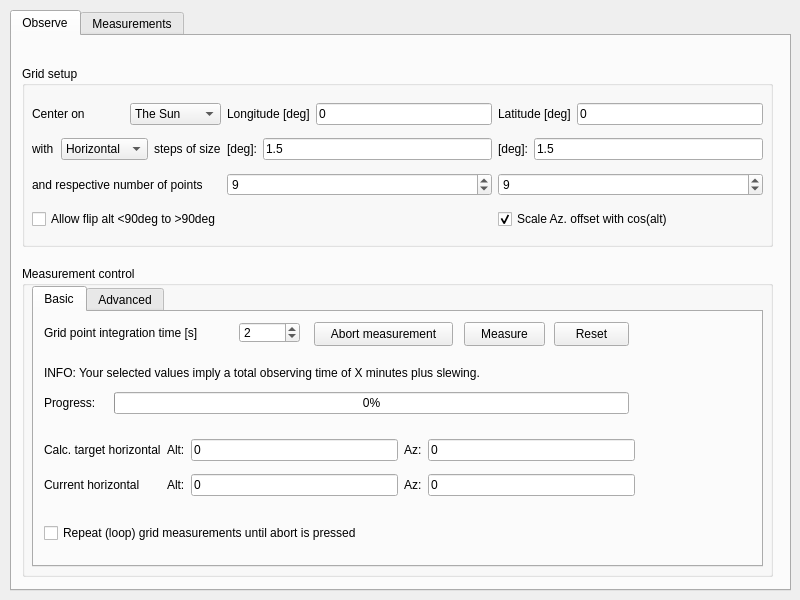
<?xml version="1.0" encoding="UTF-8"?>
<ui version="4.0">
 <class>MainWindow</class>
 <widget class="QMainWindow" name="MainWindow">
  <property name="geometry">
   <rect>
    <x>0</x>
    <y>0</y>
    <width>800</width>
    <height>600</height>
   </rect>
  </property>
  <property name="windowTitle">
   <string>SALSA mapper</string>
  </property>
  <widget class="QWidget" name="centralwidget">
   <widget class="QTabWidget" name="tabWidget">
    <property name="geometry">
     <rect>
      <x>10</x>
      <y>10</y>
      <width>781</width>
      <height>581</height>
     </rect>
    </property>
    <property name="currentIndex">
     <number>0</number>
    </property>
    <widget class="QWidget" name="tab">
     <attribute name="title">
      <string>Observe</string>
     </attribute>
     <widget class="QGroupBox" name="groupBox_tc">
      <property name="geometry">
       <rect>
        <x>10</x>
        <y>30</y>
        <width>751</width>
        <height>181</height>
       </rect>
      </property>
      <property name="title">
       <string>Grid setup</string>
      </property>
      <widget class="QWidget" name="layoutWidget">
       <property name="geometry">
        <rect>
         <x>10</x>
         <y>30</y>
         <width>731</width>
         <height>141</height>
        </rect>
       </property>
       <layout class="QGridLayout" name="gridLayout">
        <item row="0" column="0">
         <layout class="QHBoxLayout" name="horizontalLayout_5">
          <item>
           <widget class="QLabel" name="label_newtarget">
            <property name="text">
             <string>Center on </string>
            </property>
           </widget>
          </item>
          <item>
           <widget class="QComboBox" name="coordselector">
            <item>
             <property name="text">
              <string>The Sun</string>
             </property>
            </item>
            <item>
             <property name="text">
              <string>The Moon</string>
             </property>
            </item>
            <item>
             <property name="text">
              <string>Galactic</string>
             </property>
            </item>
            <item>
             <property name="text">
              <string>Horizontal</string>
             </property>
            </item>
            <item>
             <property name="text">
              <string>Eq. J2000</string>
             </property>
            </item>
            <item>
             <property name="text">
              <string>Eq. B1950</string>
             </property>
            </item>
            <item>
             <property name="text">
              <string>Cas. A</string>
             </property>
            </item>
           </widget>
          </item>
         </layout>
        </item>
        <item row="0" column="1">
         <layout class="QHBoxLayout" name="horizontalLayout_6">
          <item>
           <widget class="QLabel" name="coordlabel_left">
            <property name="text">
             <string>Longitude [deg]</string>
            </property>
           </widget>
          </item>
          <item>
           <widget class="QLineEdit" name="inputleftcoord">
            <property name="text">
             <string>0</string>
            </property>
           </widget>
          </item>
         </layout>
        </item>
        <item row="0" column="2">
         <layout class="QHBoxLayout" name="horizontalLayout_7">
          <item>
           <widget class="QLabel" name="coordlabel_right">
            <property name="text">
             <string>Latitude [deg]</string>
            </property>
           </widget>
          </item>
          <item>
           <widget class="QLineEdit" name="inputrightcoord">
            <property name="text">
             <string>0</string>
            </property>
           </widget>
          </item>
         </layout>
        </item>
        <item row="1" column="1">
         <layout class="QHBoxLayout" name="horizontalLayout_11">
          <item>
           <widget class="QLabel" name="label_offset_left">
            <property name="text">
             <string>[deg]:</string>
            </property>
           </widget>
          </item>
          <item>
           <widget class="QLineEdit" name="offset_left">
            <property name="text">
             <string>1.5</string>
            </property>
            <property name="readOnly">
             <bool>false</bool>
            </property>
           </widget>
          </item>
         </layout>
        </item>
        <item row="1" column="2">
         <layout class="QHBoxLayout" name="horizontalLayout_13">
          <item>
           <widget class="QLabel" name="label_offset_right">
            <property name="text">
             <string>[deg]:</string>
            </property>
           </widget>
          </item>
          <item>
           <widget class="QLineEdit" name="offset_right">
            <property name="text">
             <string>1.5</string>
            </property>
            <property name="readOnly">
             <bool>false</bool>
            </property>
           </widget>
          </item>
         </layout>
        </item>
        <item row="1" column="0">
         <layout class="QHBoxLayout" name="horizontalLayout_14">
          <item>
           <widget class="QLabel" name="label_newtarget_2">
            <property name="text">
             <string>with</string>
            </property>
           </widget>
          </item>
          <item>
           <widget class="QComboBox" name="coordselector_steps">
            <item>
             <property name="text">
              <string>Horizontal</string>
             </property>
            </item>
            <item>
             <property name="text">
              <string>Galactic</string>
             </property>
            </item>
            <item>
             <property name="text">
              <string>Eq. J2000</string>
             </property>
            </item>
            <item>
             <property name="text">
              <string>Eq. B1950</string>
             </property>
            </item>
           </widget>
          </item>
          <item>
           <widget class="QLabel" name="label_newtarget_3">
            <property name="text">
             <string>steps of size</string>
            </property>
           </widget>
          </item>
         </layout>
        </item>
        <item row="2" column="1">
         <layout class="QHBoxLayout" name="horizontalLayout_16">
          <item>
           <widget class="QSpinBox" name="nsteps_left">
            <property name="minimum">
             <number>1</number>
            </property>
            <property name="maximum">
             <number>3600</number>
            </property>
            <property name="singleStep">
             <number>1</number>
            </property>
            <property name="value">
             <number>9</number>
            </property>
           </widget>
          </item>
         </layout>
        </item>
        <item row="2" column="2">
         <layout class="QHBoxLayout" name="horizontalLayout_15">
          <item>
           <widget class="QSpinBox" name="nsteps_right">
            <property name="minimum">
             <number>1</number>
            </property>
            <property name="maximum">
             <number>3600</number>
            </property>
            <property name="singleStep">
             <number>1</number>
            </property>
            <property name="value">
             <number>9</number>
            </property>
           </widget>
          </item>
         </layout>
        </item>
        <item row="2" column="0">
         <widget class="QLabel" name="label_newtarget_4">
          <property name="text">
           <string>and respective number of points</string>
          </property>
         </widget>
        </item>
        <item row="3" column="2">
         <widget class="QCheckBox" name="scale_az_offset">
          <property name="enabled">
           <bool>true</bool>
          </property>
          <property name="text">
           <string>Scale Az. offset with cos(alt)</string>
          </property>
          <property name="checked">
           <bool>true</bool>
          </property>
         </widget>
        </item>
        <item row="3" column="0">
         <widget class="QCheckBox" name="allow_flip">
          <property name="enabled">
           <bool>true</bool>
          </property>
          <property name="text">
           <string>Allow flip alt &lt;90deg to &gt;90deg</string>
          </property>
          <property name="checked">
           <bool>false</bool>
          </property>
         </widget>
        </item>
       </layout>
      </widget>
     </widget>
     <widget class="QGroupBox" name="groupBox_3">
      <property name="geometry">
       <rect>
        <x>10</x>
        <y>230</y>
        <width>751</width>
        <height>311</height>
       </rect>
      </property>
      <property name="title">
       <string>Measurement control</string>
      </property>
      <widget class="QTabWidget" name="tabWidget_3">
       <property name="geometry">
        <rect>
         <x>10</x>
         <y>20</y>
         <width>731</width>
         <height>281</height>
        </rect>
       </property>
       <property name="currentIndex">
        <number>0</number>
       </property>
       <widget class="QWidget" name="receiver_tab_basic_4">
        <attribute name="title">
         <string>Basic</string>
        </attribute>
        <widget class="QWidget" name="layoutWidget_12">
         <property name="geometry">
          <rect>
           <x>10</x>
           <y>120</y>
           <width>591</width>
           <height>71</height>
          </rect>
         </property>
         <layout class="QGridLayout" name="gridLayout_13">
          <item row="1" column="0">
           <widget class="QLabel" name="label_currentaltaz_3">
            <property name="text">
             <string>Current horizontal</string>
            </property>
           </widget>
          </item>
          <item row="1" column="2">
           <layout class="QHBoxLayout" name="horizontalLayout_25">
            <item>
             <widget class="QLabel" name="label_cur_az_5">
              <property name="text">
               <string>Az:</string>
              </property>
             </widget>
            </item>
            <item>
             <widget class="QLineEdit" name="cur_az">
              <property name="text">
               <string>0</string>
              </property>
              <property name="readOnly">
               <bool>true</bool>
              </property>
             </widget>
            </item>
           </layout>
          </item>
          <item row="0" column="0">
           <widget class="QLabel" name="label_currentpointing_3">
            <property name="text">
             <string>Calc. target horizontal</string>
            </property>
           </widget>
          </item>
          <item row="0" column="1">
           <layout class="QHBoxLayout" name="horizontalLayout_27">
            <item>
             <widget class="QLabel" name="label_cur_alt_5">
              <property name="text">
               <string>Alt:</string>
              </property>
             </widget>
            </item>
            <item>
             <widget class="QLineEdit" name="calc_des_left">
              <property name="text">
               <string>0</string>
              </property>
              <property name="readOnly">
               <bool>true</bool>
              </property>
             </widget>
            </item>
           </layout>
          </item>
          <item row="1" column="1">
           <layout class="QHBoxLayout" name="horizontalLayout_28">
            <item>
             <widget class="QLabel" name="label_cur_alt_6">
              <property name="text">
               <string>Alt:</string>
              </property>
             </widget>
            </item>
            <item>
             <widget class="QLineEdit" name="cur_alt">
              <property name="text">
               <string>0</string>
              </property>
              <property name="readOnly">
               <bool>true</bool>
              </property>
             </widget>
            </item>
           </layout>
          </item>
          <item row="0" column="2">
           <layout class="QHBoxLayout" name="horizontalLayout_29">
            <item>
             <widget class="QLabel" name="label_cur_az_6">
              <property name="text">
               <string>Az:</string>
              </property>
             </widget>
            </item>
            <item>
             <widget class="QLineEdit" name="calc_des_right">
              <property name="text">
               <string>0</string>
              </property>
              <property name="readOnly">
               <bool>true</bool>
              </property>
             </widget>
            </item>
           </layout>
          </item>
         </layout>
        </widget>
        <widget class="QLabel" name="infolabel">
         <property name="geometry">
          <rect>
           <x>10</x>
           <y>50</y>
           <width>711</width>
           <height>21</height>
          </rect>
         </property>
         <property name="text">
          <string>INFO: Your selected values imply a total observing time of X minutes plus slewing.</string>
         </property>
        </widget>
        <widget class="QCheckBox" name="loop_grid_checkbox">
         <property name="enabled">
          <bool>true</bool>
         </property>
         <property name="geometry">
          <rect>
           <x>10</x>
           <y>210</y>
           <width>371</width>
           <height>22</height>
          </rect>
         </property>
         <property name="text">
          <string>Repeat (loop) grid measurements until abort is pressed</string>
         </property>
         <property name="checked">
          <bool>false</bool>
         </property>
        </widget>
        <widget class="QPushButton" name="btn_reset">
         <property name="geometry">
          <rect>
           <x>520</x>
           <y>10</y>
           <width>75</width>
           <height>24</height>
          </rect>
         </property>
         <property name="text">
          <string>Reset</string>
         </property>
        </widget>
        <widget class="QPushButton" name="btn_observe">
         <property name="geometry">
          <rect>
           <x>430</x>
           <y>10</y>
           <width>81</width>
           <height>24</height>
          </rect>
         </property>
         <property name="text">
          <string>Measure</string>
         </property>
        </widget>
        <widget class="QPushButton" name="btn_abort">
         <property name="geometry">
          <rect>
           <x>280</x>
           <y>10</y>
           <width>139</width>
           <height>24</height>
          </rect>
         </property>
         <property name="text">
          <string>Abort measurement</string>
         </property>
         <property name="default">
          <bool>false</bool>
         </property>
        </widget>
        <widget class="QSpinBox" name="int_time_spinbox">
         <property name="geometry">
          <rect>
           <x>205</x>
           <y>10</y>
           <width>61</width>
           <height>21</height>
          </rect>
         </property>
         <property name="minimum">
          <number>1</number>
         </property>
         <property name="maximum">
          <number>3600</number>
         </property>
         <property name="singleStep">
          <number>1</number>
         </property>
         <property name="value">
          <number>2</number>
         </property>
        </widget>
        <widget class="QLabel" name="IntegrationTimeLabel_2">
         <property name="geometry">
          <rect>
           <x>10</x>
           <y>10</y>
           <width>181</width>
           <height>21</height>
          </rect>
         </property>
         <property name="text">
          <string>Grid point integration time [s]</string>
         </property>
        </widget>
        <widget class="QProgressBar" name="progressBar">
         <property name="geometry">
          <rect>
           <x>80</x>
           <y>80</y>
           <width>515</width>
           <height>22</height>
          </rect>
         </property>
         <property name="value">
          <number>0</number>
         </property>
        </widget>
        <widget class="QLabel" name="progresslabel_4">
         <property name="geometry">
          <rect>
           <x>10</x>
           <y>80</y>
           <width>61</width>
           <height>21</height>
          </rect>
         </property>
         <property name="text">
          <string>Progress:</string>
         </property>
        </widget>
       </widget>
       <widget class="QWidget" name="receiver_tab_advanced_4">
        <attribute name="title">
         <string>Advanced</string>
        </attribute>
        <layout class="QGridLayout" name="gridLayout_14">
         <item row="0" column="0" colspan="7">
          <layout class="QGridLayout" name="gridLayout_15">
           <item row="8" column="0">
            <widget class="QLabel" name="label_mode_4">
             <property name="text">
              <string>Mode</string>
             </property>
            </widget>
           </item>
           <item row="2" column="0">
            <widget class="QLabel" name="BandwidthLabel_4">
             <property name="text">
              <string>Bandwidth [MHz]</string>
             </property>
            </widget>
           </item>
           <item row="3" column="1">
            <widget class="QLineEdit" name="ChannelsInput">
             <property name="text">
              <string>256</string>
             </property>
            </widget>
           </item>
           <item row="2" column="1">
            <widget class="QLineEdit" name="BandwidthInput">
             <property name="text">
              <string>2.5</string>
             </property>
            </widget>
           </item>
           <item row="3" column="0">
            <widget class="QLabel" name="ChannelsLabel_4">
             <property name="text">
              <string>Channels [#]</string>
             </property>
            </widget>
           </item>
           <item row="9" column="0">
            <widget class="QLabel" name="RefFreqLabel_4">
             <property name="text">
              <string>Reference freq. [MHz]</string>
             </property>
            </widget>
           </item>
           <item row="9" column="1">
            <widget class="QLineEdit" name="RefFreqInput">
             <property name="text">
              <string>1422.9</string>
             </property>
            </widget>
           </item>
           <item row="0" column="0">
            <widget class="QLabel" name="FrequencyLabel_7">
             <property name="text">
              <string>Frequency [MHz]</string>
             </property>
            </widget>
           </item>
           <item row="0" column="1">
            <widget class="QLineEdit" name="FrequencyInput">
             <property name="text">
              <string>1410</string>
             </property>
            </widget>
           </item>
           <item row="0" column="2">
            <widget class="QCheckBox" name="vlsr_checkbox">
             <property name="enabled">
              <bool>true</bool>
             </property>
             <property name="text">
              <string>Translate to VLSR frame</string>
             </property>
             <property name="checked">
              <bool>true</bool>
             </property>
            </widget>
           </item>
           <item row="2" column="2">
            <widget class="QCheckBox" name="autoedit_bad_data_checkBox">
             <property name="enabled">
              <bool>true</bool>
             </property>
             <property name="text">
              <string>Remove RFI</string>
             </property>
             <property name="checked">
              <bool>true</bool>
             </property>
            </widget>
           </item>
           <item row="3" column="2">
            <widget class="QCheckBox" name="LNA_checkbox">
             <property name="enabled">
              <bool>true</bool>
             </property>
             <property name="text">
              <string>LNA</string>
             </property>
             <property name="checked">
              <bool>true</bool>
             </property>
            </widget>
           </item>
           <item row="8" column="2">
            <widget class="QCheckBox" name="noise_checkbox">
             <property name="enabled">
              <bool>true</bool>
             </property>
             <property name="text">
              <string>Noise diode</string>
             </property>
             <property name="checked">
              <bool>false</bool>
             </property>
            </widget>
           </item>
           <item row="9" column="2">
            <layout class="QHBoxLayout" name="horizontalLayout_26">
             <item>
              <widget class="QLabel" name="label_gain_3">
               <property name="text">
                <string>Gain factor</string>
               </property>
              </widget>
             </item>
             <item>
              <widget class="QLineEdit" name="gain">
               <property name="text">
                <string>930</string>
               </property>
               <property name="readOnly">
                <bool>false</bool>
               </property>
              </widget>
             </item>
            </layout>
           </item>
           <item row="8" column="1">
            <layout class="QHBoxLayout" name="horizontalLayout_8">
             <item>
              <widget class="QRadioButton" name="mode_signal">
               <property name="text">
                <string>Signal</string>
               </property>
               <property name="checked">
                <bool>true</bool>
               </property>
              </widget>
             </item>
             <item>
              <widget class="QRadioButton" name="mode_switched">
               <property name="text">
                <string>Switched</string>
               </property>
               <property name="checked">
                <bool>false</bool>
               </property>
              </widget>
             </item>
            </layout>
           </item>
          </layout>
         </item>
         <item row="1" column="0" colspan="3">
          <widget class="QCheckBox" name="cycle_checkbox">
           <property name="enabled">
            <bool>true</bool>
           </property>
           <property name="text">
            <string>Manually specify cycle times</string>
           </property>
           <property name="checked">
            <bool>false</bool>
           </property>
          </widget>
         </item>
         <item row="2" column="0">
          <widget class="QLabel" name="signal_time_label_5">
           <property name="text">
            <string>Signal time [s]:</string>
           </property>
          </widget>
         </item>
         <item row="2" column="1">
          <widget class="QSpinBox" name="sig_time_spinbox">
           <property name="value">
            <number>10</number>
           </property>
          </widget>
         </item>
         <item row="2" column="2">
          <widget class="QLabel" name="ref_time_label_5">
           <property name="text">
            <string>Reference time [s]:</string>
           </property>
          </widget>
         </item>
         <item row="2" column="3">
          <widget class="QSpinBox" name="ref_time_spinbox">
           <property name="singleStep">
            <number>1</number>
           </property>
           <property name="value">
            <number>10</number>
           </property>
          </widget>
         </item>
         <item row="2" column="4">
          <widget class="QLabel" name="loops_label_5">
           <property name="text">
            <string>Number of loops:</string>
           </property>
          </widget>
         </item>
         <item row="2" column="5">
          <widget class="QSpinBox" name="loops_spinbox">
           <property name="maximum">
            <number>1000000</number>
           </property>
           <property name="value">
            <number>1</number>
           </property>
          </widget>
         </item>
        </layout>
       </widget>
      </widget>
     </widget>
    </widget>
    <widget class="QWidget" name="tab_2">
     <attribute name="title">
      <string>Measurements</string>
     </attribute>
     <widget class="QGroupBox" name="groupBox_plot">
      <property name="geometry">
       <rect>
        <x>250</x>
        <y>40</y>
        <width>521</width>
        <height>471</height>
       </rect>
      </property>
      <property name="title">
       <string>Total power plot</string>
      </property>
      <widget class="QWidget" name="verticalLayoutWidget">
       <property name="geometry">
        <rect>
         <x>9</x>
         <y>19</y>
         <width>501</width>
         <height>441</height>
        </rect>
       </property>
       <layout class="QVBoxLayout" name="plotwinlayout"/>
      </widget>
     </widget>
     <widget class="QListWidget" name="listWidget_measurements">
      <property name="geometry">
       <rect>
        <x>10</x>
        <y>30</y>
        <width>219</width>
        <height>351</height>
       </rect>
      </property>
     </widget>
     <widget class="QLabel" name="label">
      <property name="geometry">
       <rect>
        <x>20</x>
        <y>10</y>
        <width>191</width>
        <height>14</height>
       </rect>
      </property>
      <property name="text">
       <string>List of measurements [date-UT]</string>
      </property>
      <property name="alignment">
       <set>Qt::AlignCenter</set>
      </property>
     </widget>
     <widget class="QPushButton" name="btn_fit">
      <property name="geometry">
       <rect>
        <x>20</x>
        <y>400</y>
        <width>211</width>
        <height>41</height>
       </rect>
      </property>
      <property name="text">
       <string>Fit and plot Gaussian</string>
      </property>
     </widget>
    </widget>
   </widget>
  </widget>
 </widget>
 <resources/>
 <connections/>
</ui>
